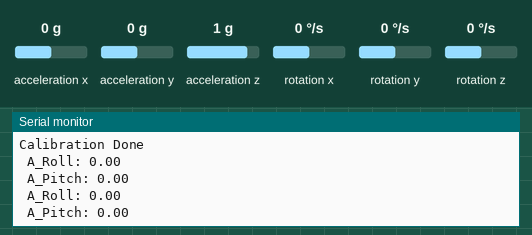
Recording of a sketch running on a simulated ESP32. Shown: the last lines printed to the serial monitor. Wiring (inferred from the names in the program): MPU-6050 motion sensor at I2C address 0x68. The inputs (shaded band) are chosen by the test bench; at power-on: acceleration x 0 g, acceleration y 0 g, acceleration z 1 g, rotation x 0 °/s, rotation y 0 °/s, rotation z 0 °/s.

Above: at 2.9 s.
3.0 s: acceleration x set to -1.4 g
At 4.3 s:
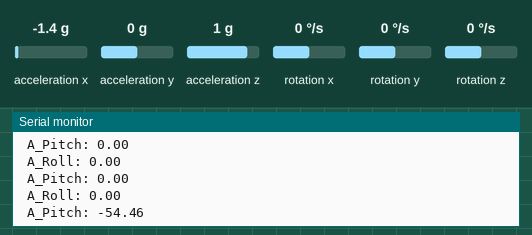
4.5 s: acceleration y set to -1.4 g
At 5.4 s:
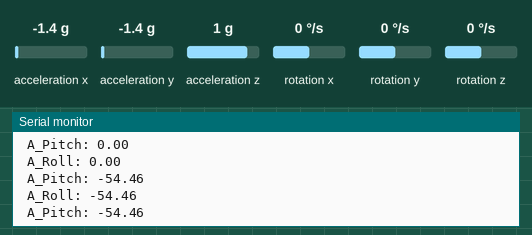
6.0 s: acceleration z set to -1.4 g
At 7.1 s:
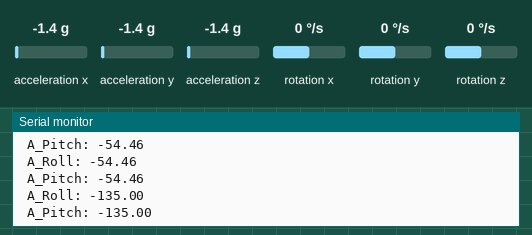
Timing chart, 0 to 9.0 s (numbered marks = the images above; inputs shaded):
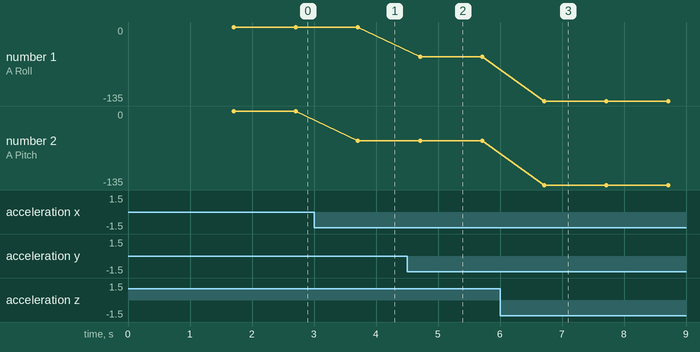

The sketch:

MPU6050_Configuration_and_Basic_Readings.ino
```cpp
/*
   Connections
   MPU6050 --- ESP32
   VCC ------- 3.3V
   GND ------- GND
   SCL ------- 18
   SDA ------- 19
   XDA ------- NC
   XCL ------- NC
   AD0 ------- GND
   INT ------- NC
*/

/* ______________________________________Libraries______________________________________ */
//Include Wire Library for I2C
#include <Wire.h>
/* ______________________________________Macros______________________________________ */
//Define I2C Pins for MPU6050
#define SCL 18
#define SDA 19
//Define sensitivity scale factors for accelerometer and gyro based on the GYRO_CONFIG and ACCEL_CONFIG register values
#define aScaleFactor 16384
#define gScaleFactor 131

/* ______________________________________Variables and Declarations______________________________________ */
//Since pin AD0 is Grounded, address of the device is b1101000 (0x68) [Check Sec 9.2 of Datasheet]
const uint8_t MPU6050SlaveAddress = 0x68;

//Few configuration register addresses
const uint8_t MPU6050_REGISTER_SMPLRT_DIV   =  0x19;
const uint8_t MPU6050_REGISTER_USER_CTRL    =  0x6A;
const uint8_t MPU6050_REGISTER_PWR_MGMT_1   =  0x6B;
const uint8_t MPU6050_REGISTER_PWR_MGMT_2   =  0x6C;
const uint8_t MPU6050_REGISTER_CONFIG       =  0x1A;
const uint8_t MPU6050_REGISTER_GYRO_CONFIG  =  0x1B;
const uint8_t MPU6050_REGISTER_ACCEL_CONFIG =  0x1C;
const uint8_t MPU6050_REGISTER_FIFO_EN      =  0x23;
const uint8_t MPU6050_REGISTER_INT_ENABLE   =  0x38;
const uint8_t MPU6050_REGISTER_SIGNAL_PATH_RESET  = 0x68;
const uint8_t MPU6050_REGISTER_ACCEL_XOUT_H =  0x3B; //Register 59 (14 Registers (59 to 72) contain accel, temp and gyro data)

int16_t AX_raw, AY_raw, AZ_raw, GX_raw, GY_raw, GZ_raw, Temp_raw;
int16_t GX_off, GY_off, GZ_off;
double Ax, Ay, Az, T, Gx, Gy, Gz;
double A_Roll, A_Pitch, Gradient, Mag;

/* ______________________________________Setup______________________________________ */
void setup() {
  Serial.begin(115200);
  Wire.begin(SDA, SCL);
  MPU6050_Init(); //Setup the MPU6050 registers
  MPU6050_Cali(); //Calibrate it by taking 1000 readings and calculating their average to get the offsets
}

/* ______________________________________Loop______________________________________ */
void loop() {
  Read_RawValue(MPU6050SlaveAddress, MPU6050_REGISTER_ACCEL_XOUT_H);
  //Subtract the offsets from the raw data
  GX_raw = GX_raw - GX_off;
  GY_raw = GY_raw - GY_off;
  GZ_raw = GZ_raw - GZ_off;
  //Divide each with their sensitivity scale factor
  Ax = (double)AX_raw / aScaleFactor;
  Ay = (double)AY_raw / aScaleFactor;
  Az = (double)AZ_raw / aScaleFactor;
  T = (double)Temp_raw / 340 + 36.53; //temperature formula from datasheet
  Gx = (double)GX_raw / gScaleFactor;
  Gy = (double)GY_raw / gScaleFactor;
  Gz = (double)GZ_raw / gScaleFactor;
  Mag = sqrt(Ax * Ax + Ay * Ay + Az * Az);
  A_Roll = (atan2(Ay, Az)) * 57.29577951;
  Gradient = tan(atan2(Ay, Az)) * 100;
  A_Pitch = (atan2(Ax, Az)) * 57.29577951;


  //  Serial.print("Ax: "); Serial.print(Ax);
  //  Serial.print(" Ay: "); Serial.print(Ay);
  //  Serial.print(" Az: "); Serial.print(Az);
  //  Serial.print(" T: "); Serial.print(T);
  //  Serial.print(" Gx: "); Serial.print(Gx);
  //  Serial.print(" Gy: "); Serial.print(Gy);
  //  Serial.print(" Gz: "); Serial.println(Gz);
  Serial.print(" A_Roll: "); Serial.println(A_Roll);
  //  Serial.print(" Gradient: "); Serial.println(Gradient);
  Serial.print(" A_Pitch: "); Serial.println(A_Pitch);
  //  Serial.print(" Magnitude: "); Serial.println(Mag*1000);

  delay(1000);

}

/* ______________________________________Functions______________________________________ */
//Configure and setup MPU6050 Registers
void MPU6050_Init() {
  delay(150);
  //Step 1: Set sample rate divider to get the desired sampling rate of 1kHz based on the formula given in datasheet
  I2C_Write(MPU6050SlaveAddress, MPU6050_REGISTER_SMPLRT_DIV, 0x07);
  //Step 2: Set PLL with X axis gyroscope as the clock reference for improved stability.
  I2C_Write(MPU6050SlaveAddress, MPU6050_REGISTER_PWR_MGMT_1, 0x01);
  //Step 3: This functionality is not required. Disable it.
  I2C_Write(MPU6050SlaveAddress, MPU6050_REGISTER_PWR_MGMT_2, 0x00);
  //Step 4: Disable external Frame Synchronization and disable DLPF so that Gyroscope Output Rate = 8kHz
  I2C_Write(MPU6050SlaveAddress, MPU6050_REGISTER_CONFIG, 0x00);
  //Step 5: Set gyroscope full range to +- 250 dps, so that the gyroscope sensitivity scale factor is 131
  I2C_Write(MPU6050SlaveAddress, MPU6050_REGISTER_GYRO_CONFIG, 0x00);
  //Step 6: Set accelerometer full range to +- 2g, so that the accelerometer sensitivity scale factor is 16384
  I2C_Write(MPU6050SlaveAddress, MPU6050_REGISTER_ACCEL_CONFIG, 0x00);
  //Step 7: This functionality is not required. Disable it.
  I2C_Write(MPU6050SlaveAddress, MPU6050_REGISTER_FIFO_EN, 0x00);
  //Step 8: Enable the Data Ready interrupt
  I2C_Write(MPU6050SlaveAddress, MPU6050_REGISTER_INT_ENABLE, 0x01);
  //Step 9: Do not reset signal paths
  I2C_Write(MPU6050SlaveAddress, MPU6050_REGISTER_SIGNAL_PATH_RESET, 0x00);
  //Step 10: The functionalities provided by the bits of this register are not requires now. Disable them
  I2C_Write(MPU6050SlaveAddress, MPU6050_REGISTER_USER_CTRL, 0x00);
}

//A function that lets us write data to the slave's registers easily
void I2C_Write(uint8_t deviceAddress, uint8_t regAddress, uint8_t data) {
  Wire.beginTransmission(deviceAddress); //Get the slave's attention, tell it we're sending a command byte. Slave = MPU6050
  Wire.write(regAddress); //The command byte sets pointer to register whose address is given
  Wire.write(data); //Now that the pointer is ‘pointing’ at the specific register you wanted, this command will replace the byte stored in that register with the given data.
  Wire.endTransmission(); //This tells the slave that you’re done giving it instructions for now
}

//Calibrate MPU6050 to get offsets
void MPU6050_Cali() {
  Serial.println("Calibration in progress");
  for (int i = 0; i < 1000; i++) {
    Read_RawValue(MPU6050SlaveAddress, MPU6050_REGISTER_ACCEL_XOUT_H);
    GX_off += GX_raw;
    GY_off += GY_raw;
    GZ_off += GZ_raw;
  }
  //Take average
  GX_off = GX_off / 1000;
  GY_off = GY_off / 1000;
  GZ_off = GZ_off / 1000;
  Serial.println("Calibration Done");
}

//14 Registers (59 to 72) contain accel, temp and gyro data. We need to access it
void Read_RawValue(uint8_t deviceAddress, uint8_t regAddress) {
  Wire.beginTransmission(deviceAddress); //Get the slave's attention, tell it we're sending a command byte. Slave = MPU6050
  Wire.write(regAddress); //The command byte sets pointer to register whose address is given
  Wire.endTransmission();
  Wire.requestFrom(deviceAddress, (uint8_t)14); //Used by the master to request bytes from a slave device
  AX_raw = (((int16_t)Wire.read() << 8) | Wire.read());
  AY_raw = (((int16_t)Wire.read() << 8) | Wire.read());
  AZ_raw = (((int16_t)Wire.read() << 8) | Wire.read());
  Temp_raw = (((int16_t)Wire.read() << 8) | Wire.read());
  GX_raw = (((int16_t)Wire.read() << 8) | Wire.read());
  GY_raw = (((int16_t)Wire.read() << 8) | Wire.read());
  GZ_raw = (((int16_t)Wire.read() << 8) | Wire.read());
}
```

Measured:
- after the input at 3.0 s, the serial monitor: prints a new line after 0.71 s (image 1)
- after the input at 4.5 s, the serial monitor: prints a new line after 0.21 s (image 2)
- after the input at 6.0 s, the serial monitor: prints a new line after 0.71 s (image 3)
- plotted number 1: -54.46 → -135 after the input at 6.0 s
- plotted number 2: 0 → -54.46 after the input at 3.0 s, -54.46 → -135 after the input at 6.0 s
